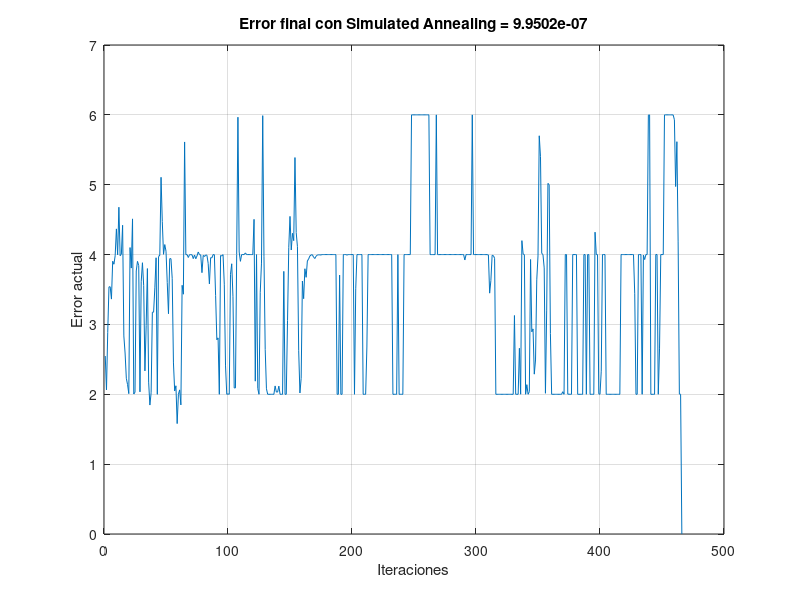

This figure's MATLAB source:
%% XOR de 2
clc;clear all;

% XOR de 2 entradas =======================================================
X_XOR_2 = [-1 -1;1 -1;-1 1;1 1];% entradas
V_d_XOR_2 = [-1;1;1;-1]; %salidas deseadas
Nneu_XOR_2=4;

% =========================================================================

% DEFINO LAS VARIABLES ====================================================
X=X_XOR_2;
V_d=V_d_XOR_2;
Nneu=Nneu_XOR_2;
% =========================================================================

% Defino los pesos sinapticos iniciales
media=0;
varianza=0.3;

W_ks = normrnd(media,varianza,Nneu,length(X(1,:)));
W_jk = normrnd(media,varianza,Nneu,Nneu); 
W_oj = normrnd(media,varianza,1,Nneu);

% Defino los bias
b_k = normrnd(media,varianza,Nneu,1);
b_j = normrnd(media,varianza,Nneu,1);
b_o = normrnd(media,varianza,1,1);

% Inicializo los deltas y los bias en 0
[dW_oj , dW_jk , dW_ks] = deal(0);
[db_o , db_j , db_k] = deal(0);


% Aprendizaje
V_o=zeros(length(V_d),1);
varianza_vecinos = 0.5; % para la eleccion de vecinos
E_target = 1e-3;
T_inicial = 20; % Arranco en T altas
T_corte = 150e-6; % enfrio hasta una T final
alfa=0.997%0.9997;
beta=1; % cte boltzmann

            
E_1=1; % Para entrar al while
T=T_inicial;
iter=0;
while(E_1>E_target)
    iter=iter+1;
    % Actual
    for mu=randperm(length(X)) % recorro aleatoriamente todos los patrones
        % Entrada a capa k
        h_k = (W_ks*X(mu,:)') + b_k;
        V_k = tanh(h_k);

        % Capa k a capa j
        h_j = (W_jk*V_k) + b_j;
        V_j = tanh(h_j);

        % Capa j a capa o
        h_o = (W_oj*V_j) + b_o;
        V_o(mu) = tanh(h_o); % Guardo salidas reales para c/patron 
    end

    E_1 = 1/2*sum((V_d - V_o).^2); % E_1 == E error actual
    
    % Vecinos
    delta_Wks = normrnd(0,varianza_vecinos,Nneu,length(X(1,:)));
    delta_Wjk = normrnd(0,varianza_vecinos,Nneu,Nneu);
    delta_Woj = normrnd(0,varianza_vecinos,1,Nneu);
    
    delta_bk = normrnd(media,varianza,Nneu,1);
    delta_bj = normrnd(media,varianza,Nneu,1);
    delta_bo = normrnd(media,varianza,1,1);
    
    W_ks = W_ks + delta_Wks;
    W_jk = W_jk + delta_Wjk;
    W_oj = W_oj + delta_Woj;
    
    b_k = b_k + delta_bk;
    b_j = b_j + delta_bj;
    b_o = b_o + delta_bo;
    
    
    for mu=randperm(length(X)) % recorro aleatoriamente todos los patrones
        % Entrada a capa k
        h_k = (W_ks*X(mu,:)') + b_k;
        V_k = tanh(h_k);

        % Capa k a capa j
        h_j = (W_jk*V_k) + b_j;
        V_j = tanh(h_j);

        % Capa j a capa o
        h_o = (W_oj*V_j) + b_o;
        V_o(mu) = tanh(h_o); % Guardo salidas reales para c/patron 
    end    
    
    E_2 = 1/2*sum((V_d - V_o).^2); % E_2 == E* error vecino
    
    deltaE=E_2-E_1;
    if deltaE >= 0
        if (binornd(1,exp(-deltaE/(beta*T)))==0) % no acepto
            W_ks = W_ks - delta_Wks;
            W_jk = W_jk - delta_Wjk;
            W_oj = W_oj - delta_Woj;
            b_k = b_k - delta_bk;
            b_j = b_j - delta_bj;
            b_o = b_o - delta_bo;
        else % acepto
            E_1=E_2;
        end
    else % acepto
        E_1=E_2;
    end
    % Enfriamiento
    T=T*alfa;
    if(T<T_corte)
        disp("no convergio")
        % llego a un T bajisima (ya ni va a aceptar cambios) por lo que no
        % tiene sentido seguir bajando la temperatura...
        break
    end
    E_1
    errores(iter)=E_1;
end

figure(1)
plot(errores)
title(['Error final con Simulated Annealing = ' num2str(errores(end))])
xlabel('Iteraciones')
ylabel('Error actual')
hold on
grid on
